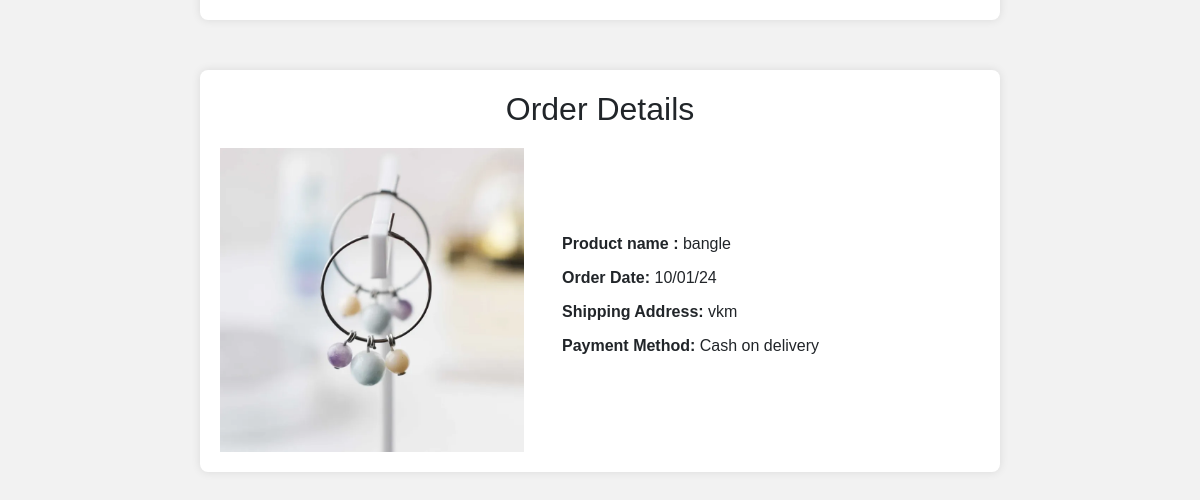
The page /orderdetails (signed in, lower part) on the database as committed earlier.
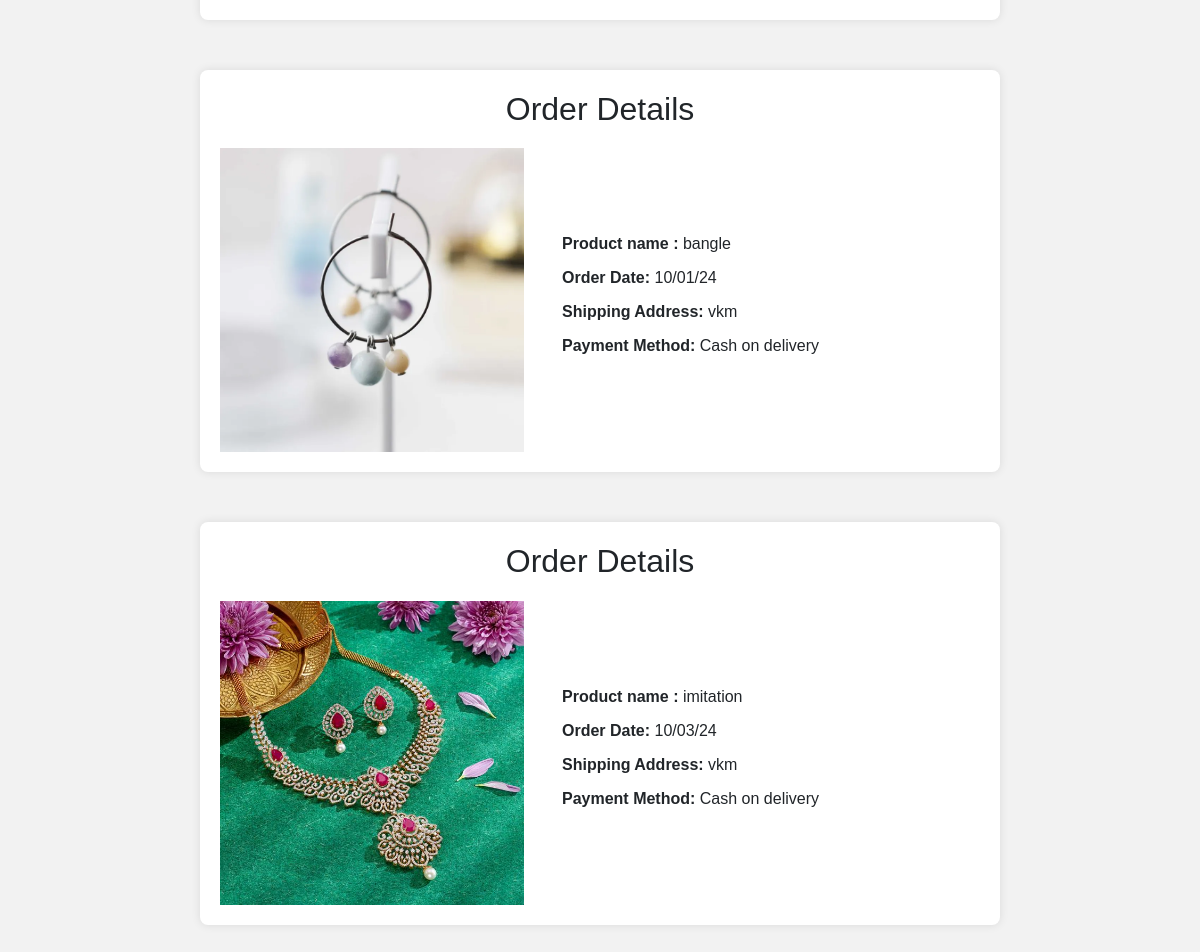
The same page on the database as committed later.
### app/models.py (models this page shows, shortened)
class Buy(models.Model):
    product = models.ForeignKey(Product,on_delete=models.CASCADE)
    user = models.ForeignKey(Register,on_delete=models.CASCADE)
    date_of_buying = models.TextField()
    payment_status = models.BooleanField(default=False)
    quantity = models.IntegerField()
    price = models.IntegerField()
    del_boy=models.BooleanField(default=False)

class Product(models.Model):
    shop = models.ForeignKey(Shopreg,on_delete=models.CASCADE)
    name = models.TextField()
    discription = models.TextField()
    price = models.IntegerField()
    quantity = models.IntegerField()
    offerprice = models.IntegerField()
    image = models.FileField()

class Register(models.Model):
    Email = models.EmailField(unique=True)
    name = models.TextField()
    phonenumber = models.IntegerField()
    password = models.IntegerField()
    location= models.TextField()

### app/views.py (the view)
# urls.py: path('orderdetails',views.orderdetails),
def orderdetails(req):
    data=Buy.objects.filter(user=get_usr(req))
    return render(req,'orderdetails.html',{'data':data})

### app/views.py (called while the page is built)
def get_usr(req):
    data=Register.objects.get(Email=req.session['user'])
    return data

### template/orderdetails.html (shortened to what this page needs)
<!DOCTYPE html>
<html lang="en">
<head>
    <link href="https://cdn.jsdelivr.net/npm/bootstrap@5.3.3/dist/css/bootstrap.min.css" rel="stylesheet">
</head>
<body>
    {% for i in data %}
    <div class="order-container">
        <h2>Order Details</h2>
        <div class="order-row">
            <div class="order-left">
                <img src="{{i.product.image.url}}" alt="Product Image" style="width:100%;">
            </div>
            <div class="order-right">
                <p><strong>Product name :</strong> {{i.product.name}}</p>
                <p><strong>Order Date:</strong> {{i.date_of_buying}}</p>
                <p><strong>Shipping Address:</strong> {{i.user.location}}</p>
                <p><strong>Payment Method:</strong> Cash on delivery</p>
            </div>
        </div>
    </div>
    {% endfor %}
</body>
</html>

Rows that differ between the two databases and show on the page:
added Buy: product.image (picture), product.name "imitation", date_of_buying "10/03/24", user.location "vkm"
